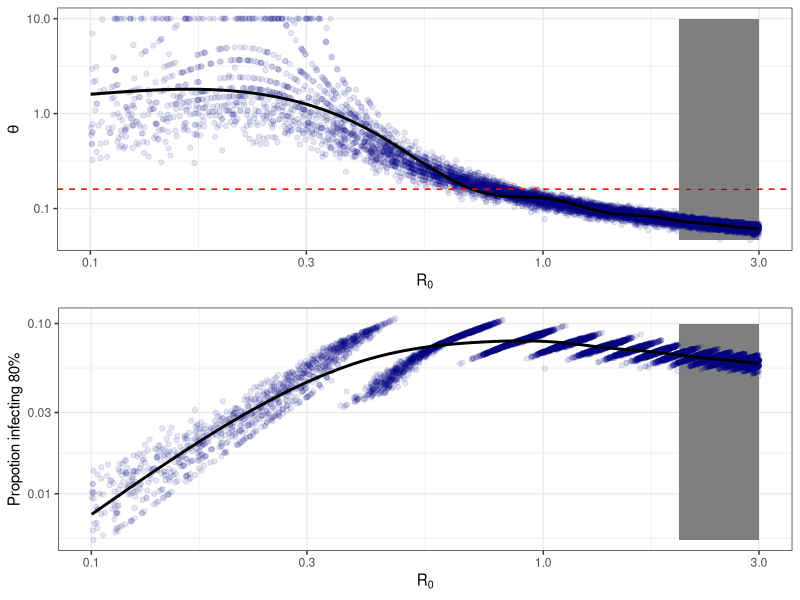

Write the R code that produced this figure.
## ---- chunk 1
  knitr::opts_chunk$set(echo = TRUE)

  country.dat <- read.csv("data/WHOSitrepTable2.csv")
  
  require(tidyverse)
  require(gridExtra)

## ---- chunk 2
nreps = 10000

## Generate datasets from known number of cases (total + assumed local transmission in each country)
sim_data <- function(nreps, ntotal.vec, nlocal.vec){
  tmp <- matrix(rep(0, nreps), nrow=1)
  for(i in 1:length(ntotal.vec)){
    tmp <- rbind(tmp, rmultinom(nreps, nlocal.vec[i], rep(1/ntotal.vec[i], ntotal.vec[i])))
  }
  return(tmp[-1,])
}
 
tmp.dat <- sim_data(nreps, country.dat$confirmed, country.dat$cases.outside)

## ---- chunk 3

## Find the optimal theta for each value of R
## and stuff everything in a data frame
to_optim <- function(theta, R0, data) {
  -sum(dnbinom(x=data, size=theta,  mu=R0, log = TRUE))
}

do_optim <- function(R0, data) {
  return(optimize(to_optim,c(0,5000),R0=R0, data=data)$minimum)
}


##Get the proportion to infect some percentage of the population given
##a R0 and theta.
getPropInfected <- Vectorize(function(R0,theta,target.prop=0.80) {
    max.x <- 5000
    tmp <- dnbinom(1:max.x, mu=R0, size=theta) * 1:max.x
    tmp2 <- rev(cumsum(rev(tmp)))/sum(tmp)
    rc<-1-pnbinom(which.min(abs(tmp2-target.prop)), mu=R0, size=theta)
    return(rc)
  
})



## ---- chunk 4

# fitting to simulated data

# theta MLE for each pair of simulated data + randomly drawn R0
Rvec <- runif(nreps, 0.1, 3)

tmp <- vector(length=nreps)
tmp_sars <- vector(length=nreps)
tmp_R2 <- vector(length=nreps)
for(i in 1:nreps){
  tmp[i] <- do_optim(Rvec[i], data = tmp.dat[,i]) #optimal theta for random R
}

dat <- data.frame(Rvec, 
                  theta = tmp, 
                  p80 = getPropInfected(Rvec, tmp))


##%>% filter(theta<10)
p1 <- ggplot(dat%>%mutate(theta=ifelse(theta>10,10, theta)) , aes(x=Rvec, y=theta)) +
        geom_point(col='navy', alpha=0.1) +
        geom_smooth(col='black') +
        scale_x_log10() +
        scale_y_log10() +
        theme_bw() + xlab("R0") +
        geom_hline(yintercept = .16, lty=2, color="red" ) +
        geom_rect(aes(xmin=2,xmax=3, ymin=min(theta), ymax=10),fill="black", alpha=.002) +
        xlab(expression(R[0])) +
        ylab(expression(theta))


p2 <- ggplot(dat, aes(x=Rvec, y=p80)) +
        geom_point(col='navy', alpha=0.1) +
        geom_smooth(col='black') +
        scale_x_log10() +
        scale_y_log10() + theme_bw() + xlab("R0")+
        geom_rect(aes(xmin=2,xmax=3, ymin=min(p80), ymax=.1),fill="black", alpha=.002) +
        ylab("Propotion infecting 80%") +
        xlab(expression(R[0]))

grid.arrange(p1, p2,
             ncol=1)
